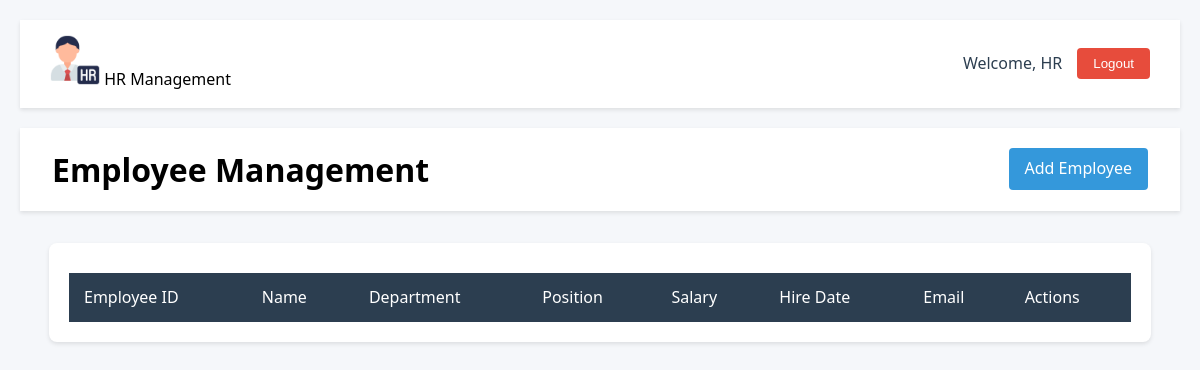
The page / (signed in) on the database as committed earlier.
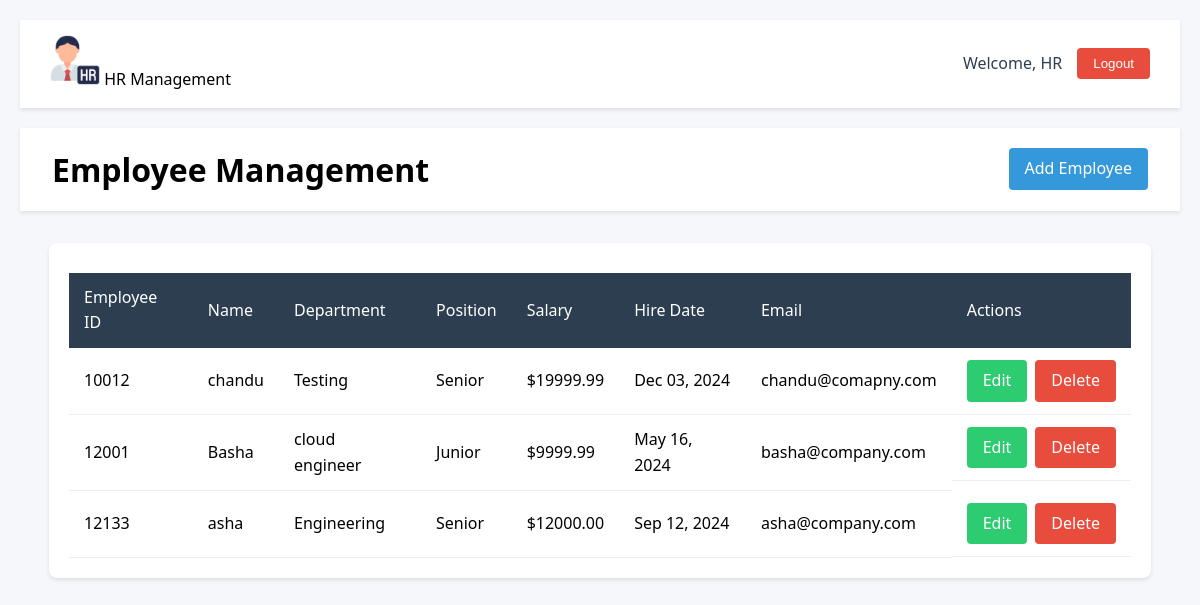
The same page on the database as committed later.
### employees/models.py (models this page shows, shortened)
class Employee(models.Model):
    employee_id = models.CharField(max_length=20, unique=True)
    name = models.CharField(max_length=100)
    department = models.CharField(max_length=100)
    position = models.CharField(max_length=100)
    salary = models.DecimalField(max_digits=10, decimal_places=2)
    email = models.EmailField()
    hire_date = models.DateField()
    created_at = models.DateTimeField(auto_now_add=True)
    updated_at = models.DateTimeField(auto_now=True)
    created_by = models.ForeignKey(User, on_delete=models.SET_NULL, null=True, related_name='created_employees')
    updated_by = models.ForeignKey(User, on_delete=models.SET_NULL, null=True, related_name='updated_employees')
    class Meta:
        ordering = ['-created_at']

### employees/views.py (the view)
# urls.py: path('', views.employee_list, name='employee_list'),
@login_required
def employee_list(request):
    try:
        employees = Employee.objects.all().order_by('-created_at')
        try:
            user_profile = UserProfile.objects.get(user=request.user)
        except UserProfile.DoesNotExist:
            user_profile = UserProfile.objects.create(
                user=request.user,
                name=request.user.username,
                emp_id=f"EMP{request.user.id:03d}"
            )
        context = {
            'employees': employees,
            'user_profile': user_profile
        }
        return render(request, 'employees/employee_list.html', context)
    except Exception as e:
        logger.error(f"Error fetching employee list: {str(e)}")
        messages.error(request, 'Error fetching employee list.')
        return redirect('employees:login')

### employees/templates/employees/employee_list.html (shortened to what this page needs)
{% extends 'employees/base.html' %}
{% load static %}
{% block content %}
<div class="header">
    <div class="header-left">
        <h1>Employee Management</h1>
    </div>
    <div class="header-right">
        <a href="{% url 'employees:employee_create_form' %}" class="btn-add">Add Employee</a>
    </div>
</div>
<div class="table-container">
    <table>
        <thead>
            <tr>
                <th>Employee ID</th>
                <th>Name</th>
                <th>Department</th>
                <th>Position</th>
                <th>Salary</th>
                <th>Hire Date</th>
                <th>Email</th>
                <th>Actions</th>
            </tr>
        </thead>
        <tbody>
            {% for employee in employees %}
            <tr>
                <td>{{ employee.employee_id }}</td>
                <td>{{ employee.name }}</td>
                <td>{{ employee.department }}</td>
                <td>{{ employee.position }}</td>
                <td>${{ employee.salary|floatformat:2 }}</td>
                <td>{{ employee.hire_date|date:"M d, Y" }}</td>
                <td>{{ employee.email }}</td>
                <td class="actions">
                    <a href="{% url 'employees:employee_update_form' employee.pk %}" class="btn btn-edit">Edit</a>
                    <a href="{% url 'employees:employee_delete_confirm' employee.pk %}" class="btn btn-danger">Delete</a>
                </td>
            </tr>
            {% endfor %}
        </tbody>
    </table>
</div>
{% endblock %}

Rows that differ between the two databases and show on the page:
added Employee: employee_id "10012", name "chandu", department "Testing", position "Senior", salary "19999.99", hire_date "Dec 03, 2024", email "chandu@comapny.com"
added Employee: employee_id "12001", name "Basha", department "cloud engineer", position "Junior", salary "9999.99", hire_date "May 16, 2024", email "basha@company.com"
added Employee: employee_id "12133", name "asha", department "Engineering", position "Senior", salary "12000.00", hire_date "Sep 12, 2024", email "asha@company.com"
